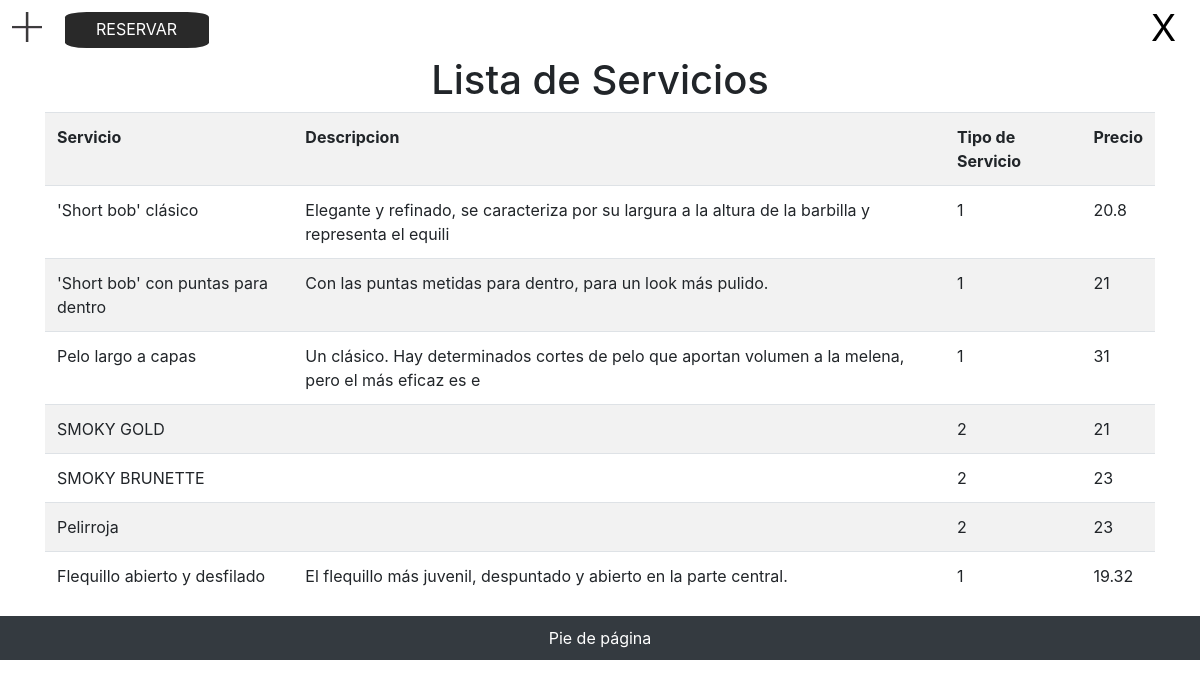
Page /home/servicios on the committed database.
### tables this page shows
CREATE TABLE `servicios` (
  `idservicio` int(11) NOT NULL,
  `servicio` varchar(50) DEFAULT NULL,
  `descripcion` varchar(100) DEFAULT NULL,
  `tipoServicio` int(11) DEFAULT NULL,
  `precio` double NOT NULL,
  `genero` varchar(50) DEFAULT NULL,
  `tiempo` int(11) DEFAULT NULL
);

### app/controllers/HomeController.php (called while the page is built, shortened)
<?php
class HomeController
{
    public function servicios()
    {
        require_once "app/models/Servicio.php";
        $servicios = Servicio::all();
        require("app/views/web/servicios.php");
    }
}

### index.php (called while the page is built, shortened)
<?php
$app = new \Core\App();

### app/models/Servicio.php (called while the page is built, shortened)
<?php
class Servicio extends Model
{
    public static function all(){
        $db = Servicio::db();
        $sql = "SELECT * FROM servicios";
        $statement = $db->query($sql);
        $servicios = $statement->fetchAll(PDO::FETCH_CLASS, Servicio::class);
        return $servicios;
    }
}

### app/views/web/servicios.php (the view, shortened to what this page needs)
<!doctype html>
<html lang="es">
<head>
  <?php require "app/views/parts/users.php" ?>
</head>
<body>
  <?php require "app/views/web/header.php" ?>
  <main role="main" class="container">
    <div class="starter-template">
      <h1>Lista de Servicios</h1>
      <table class="table table-striped table-hover">
        <tr>
          <th>Servicio</th>
          <th>Descripcion</th>
          <th>Tipo de Servicio</th>
          <th>Precio</th>
        </tr>
        <?php foreach ($servicios as $key => $servicio) { ?>
          <tr>
          <td><?php echo $servicio->servicio ?></td>
          <td><?php echo $servicio->descripcion ?></td>
          <td><?php echo $servicio->tipoServicio ?></td>
          <td><?php echo $servicio->precio ?></td>
          </tr>
        <?php } ?>
      </table>
    </div>
  </main>
  <?php require "app/views/parts/footer.php" ?>
</body>
</html>

### app/css/peluqueros.css (style rules this page uses)
h1 { text-align: center; }
.starter-template { padding-top: 7vh; }

### rows in the picture
servicios: servicio "'Short bob' clásico", descripcion "Elegante y refinado, se caracteriza por su largura a la altura de la barbilla y representa el equili", tipoServicio "1", precio "20.8"
servicios: servicio "'Short bob' con puntas para dentro", descripcion "Con las puntas metidas para dentro, para un look más pulido.", tipoServicio "1", precio "21"
servicios: servicio "Pelo largo a capas", descripcion "Un clásico. Hay determinados cortes de pelo que aportan volumen a la melena, pero el más eficaz es e", tipoServicio "1", precio "31"
servicios: servicio "SMOKY GOLD", tipoServicio "2", precio "21"
servicios: servicio "SMOKY BRUNETTE", tipoServicio "2", precio "23"
servicios: servicio "Pelirroja", tipoServicio "2", precio "23"
servicios: servicio "Flequillo abierto y desfilado", descripcion "El flequillo más juvenil, despuntado y abierto en la parte central.", tipoServicio "1", precio "19.32"
